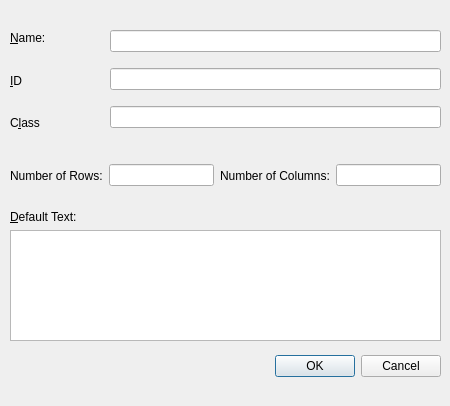
<?xml version="1.0" encoding="UTF-8"?>
<ui version="4.0">
 <class>insertTextArea</class>
 <widget class="QDialog" name="insertTextArea">
  <property name="geometry">
   <rect>
    <x>0</x>
    <y>0</y>
    <width>450</width>
    <height>406</height>
   </rect>
  </property>
  <property name="windowTitle">
   <string>Insert Text Area</string>
  </property>
  <widget class="QDialogButtonBox" name="buttonBox">
   <property name="geometry">
    <rect>
     <x>100</x>
     <y>350</y>
     <width>341</width>
     <height>32</height>
    </rect>
   </property>
   <property name="orientation">
    <enum>Qt::Horizontal</enum>
   </property>
   <property name="standardButtons">
    <set>QDialogButtonBox::Cancel|QDialogButtonBox::Ok</set>
   </property>
  </widget>
  <widget class="QWidget" name="layoutWidget">
   <property name="geometry">
    <rect>
     <x>10</x>
     <y>210</y>
     <width>431</width>
     <height>131</height>
    </rect>
   </property>
   <layout class="QVBoxLayout" name="verticalLayout">
    <item>
     <widget class="QLabel" name="defaultTextLabel">
      <property name="text">
       <string>&amp;Default Text:</string>
      </property>
      <property name="buddy">
       <cstring>defaultTextField</cstring>
      </property>
     </widget>
    </item>
    <item>
     <widget class="QTextEdit" name="defaultTextField"/>
    </item>
   </layout>
  </widget>
  <widget class="QWidget" name="layoutWidget">
   <property name="geometry">
    <rect>
     <x>110</x>
     <y>20</y>
     <width>331</width>
     <height>121</height>
    </rect>
   </property>
   <layout class="QVBoxLayout" name="verticalLayout_2">
    <item>
     <widget class="QLineEdit" name="nameField"/>
    </item>
    <item>
     <widget class="QLineEdit" name="idField"/>
    </item>
    <item>
     <widget class="QLineEdit" name="classField"/>
    </item>
   </layout>
  </widget>
  <widget class="QWidget" name="layoutWidget">
   <property name="geometry">
    <rect>
     <x>10</x>
     <y>20</y>
     <width>91</width>
     <height>121</height>
    </rect>
   </property>
   <layout class="QVBoxLayout" name="verticalLayout_3">
    <item>
     <widget class="QLabel" name="nameLabel">
      <property name="text">
       <string>&amp;Name:</string>
      </property>
      <property name="buddy">
       <cstring>nameField</cstring>
      </property>
     </widget>
    </item>
    <item>
     <widget class="QLabel" name="idLabel">
      <property name="text">
       <string>&amp;ID</string>
      </property>
      <property name="buddy">
       <cstring>idField</cstring>
      </property>
     </widget>
    </item>
    <item>
     <widget class="QLabel" name="classLabel">
      <property name="text">
       <string>C&amp;lass</string>
      </property>
      <property name="buddy">
       <cstring>classField</cstring>
      </property>
     </widget>
    </item>
   </layout>
  </widget>
  <widget class="QWidget" name="">
   <property name="geometry">
    <rect>
     <x>10</x>
     <y>160</y>
     <width>431</width>
     <height>31</height>
    </rect>
   </property>
   <layout class="QHBoxLayout" name="horizontalLayout">
    <item>
     <widget class="QLabel" name="label">
      <property name="text">
       <string>Number of Rows:</string>
      </property>
      <property name="buddy">
       <cstring>rowField</cstring>
      </property>
     </widget>
    </item>
    <item>
     <widget class="QLineEdit" name="rowField"/>
    </item>
    <item>
     <widget class="QLabel" name="label_2">
      <property name="text">
       <string>Number of Columns:</string>
      </property>
      <property name="buddy">
       <cstring>columnField</cstring>
      </property>
     </widget>
    </item>
    <item>
     <widget class="QLineEdit" name="columnField"/>
    </item>
   </layout>
  </widget>
 </widget>
 <tabstops>
  <tabstop>nameField</tabstop>
  <tabstop>idField</tabstop>
  <tabstop>classField</tabstop>
  <tabstop>rowField</tabstop>
  <tabstop>columnField</tabstop>
  <tabstop>defaultTextField</tabstop>
  <tabstop>buttonBox</tabstop>
 </tabstops>
 <resources/>
 <connections>
  <connection>
   <sender>buttonBox</sender>
   <signal>accepted()</signal>
   <receiver>insertTextArea</receiver>
   <slot>accept()</slot>
   <hints>
    <hint type="sourcelabel">
     <x>248</x>
     <y>254</y>
    </hint>
    <hint type="destinationlabel">
     <x>157</x>
     <y>274</y>
    </hint>
   </hints>
  </connection>
  <connection>
   <sender>buttonBox</sender>
   <signal>rejected()</signal>
   <receiver>insertTextArea</receiver>
   <slot>reject()</slot>
   <hints>
    <hint type="sourcelabel">
     <x>316</x>
     <y>260</y>
    </hint>
    <hint type="destinationlabel">
     <x>286</x>
     <y>274</y>
    </hint>
   </hints>
  </connection>
 </connections>
</ui>
